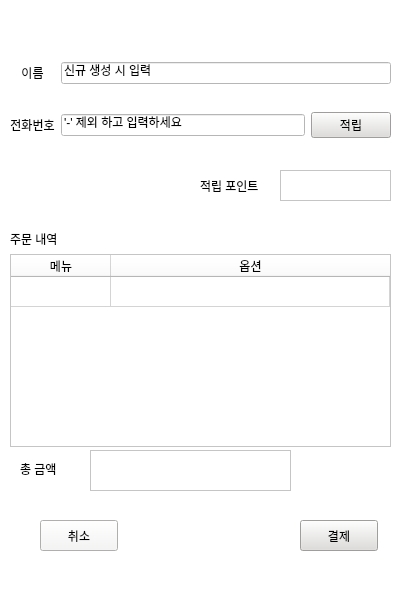
<?xml version="1.0" encoding="UTF-8"?>
<ui version="4.0">
 <class>Widget</class>
 <widget class="QWidget" name="Widget">
  <property name="geometry">
   <rect>
    <x>0</x>
    <y>0</y>
    <width>400</width>
    <height>600</height>
   </rect>
  </property>
  <property name="windowTitle">
   <string>Dialog</string>
  </property>
  <property name="windowIcon">
   <iconset>
    <normaloff>../../바탕화면/image/icon.png</normaloff>../../바탕화면/image/icon.png</iconset>
  </property>
  <property name="styleSheet">
   <string notr="true">background-color: rgb(255, 255, 255);</string>
  </property>
  <widget class="QWidget" name="layoutWidget">
   <property name="geometry">
    <rect>
     <x>10</x>
     <y>230</y>
     <width>381</width>
     <height>217</height>
    </rect>
   </property>
   <layout class="QVBoxLayout" name="verticalLayout">
    <item>
     <widget class="QLabel" name="label_7">
      <property name="text">
       <string>주문 내역</string>
      </property>
     </widget>
    </item>
    <item>
     <widget class="QTableWidget" name="Tshopinglist">
      <property name="lineWidth">
       <number>1</number>
      </property>
      <property name="selectionMode">
       <enum>QAbstractItemView::NoSelection</enum>
      </property>
      <property name="rowCount">
       <number>1</number>
      </property>
      <property name="columnCount">
       <number>2</number>
      </property>
      <attribute name="horizontalHeaderVisible">
       <bool>true</bool>
      </attribute>
      <attribute name="horizontalHeaderStretchLastSection">
       <bool>true</bool>
      </attribute>
      <attribute name="verticalHeaderVisible">
       <bool>false</bool>
      </attribute>
      <attribute name="verticalHeaderStretchLastSection">
       <bool>false</bool>
      </attribute>
      <row/>
      <column>
       <property name="text">
        <string>메뉴</string>
       </property>
       <property name="background">
        <color>
         <red>246</red>
         <green>245</green>
         <blue>244</blue>
        </color>
       </property>
      </column>
      <column>
       <property name="text">
        <string>옵션</string>
       </property>
       <property name="background">
        <color>
         <red>246</red>
         <green>245</green>
         <blue>244</blue>
        </color>
       </property>
      </column>
     </widget>
    </item>
   </layout>
  </widget>
  <widget class="QPushButton" name="Btn_payCard">
   <property name="geometry">
    <rect>
     <x>300</x>
     <y>520</y>
     <width>78</width>
     <height>31</height>
    </rect>
   </property>
   <property name="styleSheet">
    <string notr="true">background-color: rgb(222, 221, 218);</string>
   </property>
   <property name="text">
    <string>결제</string>
   </property>
  </widget>
  <widget class="QLabel" name="label_15">
   <property name="geometry">
    <rect>
     <x>20</x>
     <y>460</y>
     <width>67</width>
     <height>17</height>
    </rect>
   </property>
   <property name="text">
    <string>총 금액</string>
   </property>
  </widget>
  <widget class="QWidget" name="layoutWidget_3">
   <property name="geometry">
    <rect>
     <x>10</x>
     <y>40</y>
     <width>381</width>
     <height>121</height>
    </rect>
   </property>
   <layout class="QGridLayout" name="gridLayout_3">
    <item row="0" column="1" colspan="2">
     <widget class="QLineEdit" name="TName">
      <property name="text">
       <string>신규 생성 시 입력</string>
      </property>
     </widget>
    </item>
    <item row="0" column="0">
     <widget class="QLabel" name="label_6">
      <property name="text">
       <string>이름</string>
      </property>
      <property name="alignment">
       <set>Qt::AlignCenter</set>
      </property>
     </widget>
    </item>
    <item row="1" column="0">
     <widget class="QLabel" name="label_5">
      <property name="text">
       <string>전화번호</string>
      </property>
      <property name="alignment">
       <set>Qt::AlignCenter</set>
      </property>
     </widget>
    </item>
    <item row="1" column="2">
     <widget class="QPushButton" name="Btn_member">
      <property name="styleSheet">
       <string notr="true">background-color: rgb(222, 221, 218);</string>
      </property>
      <property name="text">
       <string>적립</string>
      </property>
     </widget>
    </item>
    <item row="1" column="1">
     <widget class="QLineEdit" name="TPhone">
      <property name="text">
       <string>'-' 제외 하고 입력하세요</string>
      </property>
     </widget>
    </item>
   </layout>
  </widget>
  <widget class="QTextEdit" name="T_Totalprice">
   <property name="geometry">
    <rect>
     <x>90</x>
     <y>450</y>
     <width>201</width>
     <height>41</height>
    </rect>
   </property>
   <property name="readOnly">
    <bool>true</bool>
   </property>
  </widget>
  <widget class="QPushButton" name="Btn_cancel">
   <property name="geometry">
    <rect>
     <x>40</x>
     <y>520</y>
     <width>78</width>
     <height>31</height>
    </rect>
   </property>
   <property name="styleSheet">
    <string notr="true">background-color: rgb(246, 245, 244);</string>
   </property>
   <property name="text">
    <string>취소</string>
   </property>
  </widget>
  <widget class="QLabel" name="label">
   <property name="geometry">
    <rect>
     <x>200</x>
     <y>170</y>
     <width>71</width>
     <height>31</height>
    </rect>
   </property>
   <property name="text">
    <string>적립 포인트</string>
   </property>
  </widget>
  <widget class="QTextBrowser" name="mempoint">
   <property name="geometry">
    <rect>
     <x>280</x>
     <y>170</y>
     <width>111</width>
     <height>31</height>
    </rect>
   </property>
  </widget>
  <widget class="QLabel" name="label_3">
   <property name="geometry">
    <rect>
     <x>-10</x>
     <y>0</y>
     <width>411</width>
     <height>611</height>
    </rect>
   </property>
   <property name="text">
    <string/>
   </property>
  </widget>
  <zorder>label_3</zorder>
  <zorder>layoutWidget</zorder>
  <zorder>Btn_payCard</zorder>
  <zorder>label_15</zorder>
  <zorder>layoutWidget_3</zorder>
  <zorder>T_Totalprice</zorder>
  <zorder>Btn_cancel</zorder>
  <zorder>label</zorder>
  <zorder>mempoint</zorder>
 </widget>
 <tabstops>
  <tabstop>TName</tabstop>
  <tabstop>TPhone</tabstop>
  <tabstop>Btn_member</tabstop>
  <tabstop>Btn_payCard</tabstop>
  <tabstop>Btn_cancel</tabstop>
  <tabstop>T_Totalprice</tabstop>
  <tabstop>mempoint</tabstop>
  <tabstop>Tshopinglist</tabstop>
 </tabstops>
 <resources/>
 <connections/>
</ui>
